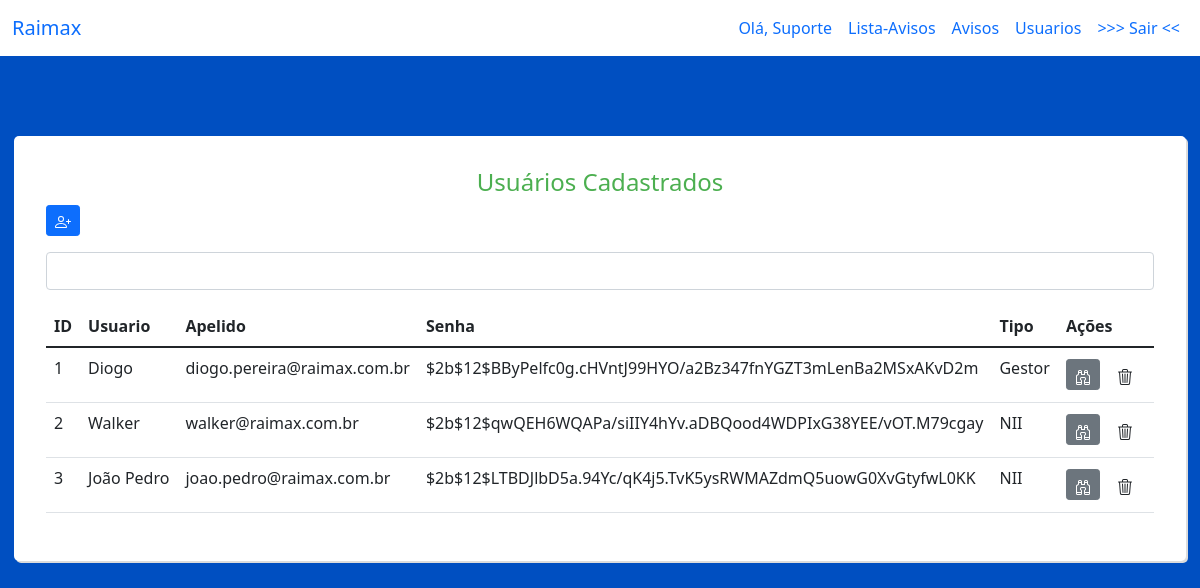
The page /usuarios on the database as committed earlier.
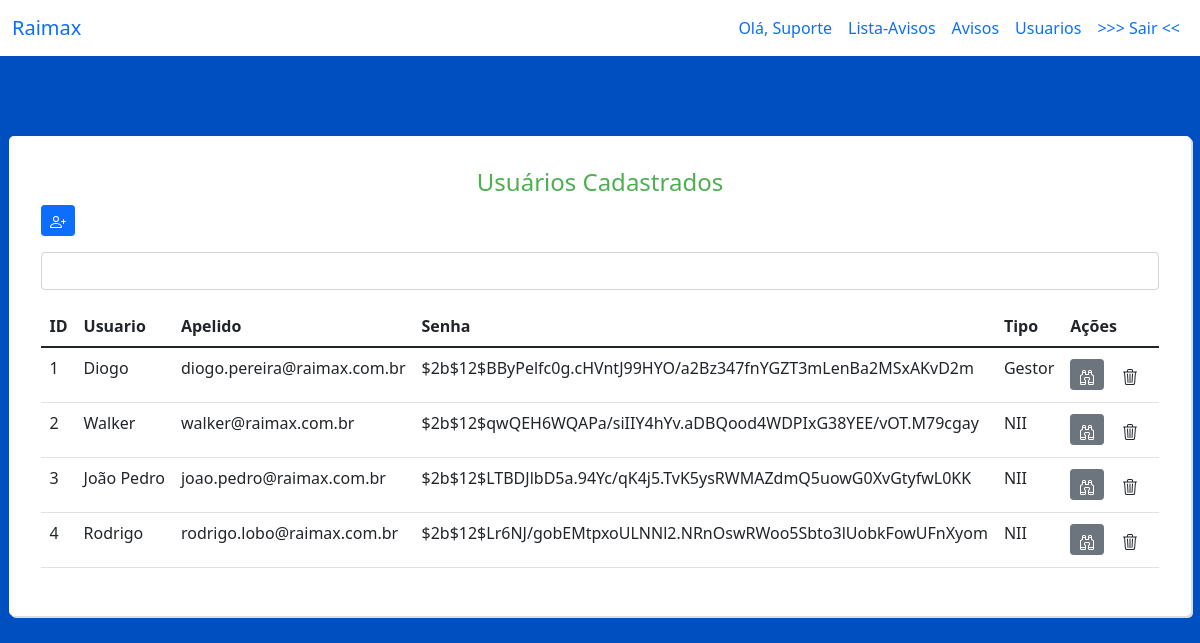
The same page on the database as committed later.
### sqlAlchemy_db.py (models this page shows, shortened)
class User(Base):
    __tablename__ = 'usuarios'
    idsuario = Column( Integer, primary_key=True, autoincrement=True)
    usuario = Column(String(100))
    apelido = Column(String(50))
    senha = Column(String(300))
    tipo = Column(String(50))

### main.py (the view)
@app.get("/usuarios", response_class=HTMLResponse)
async def usuarios(request: Request):
    query = sqlAlchemy_db.session.query(sqlAlchemy_db.User).all()
    return templates.TemplateResponse("usuarios.html", {"request": request, "login": query})

### templates/usuarios.html (shortened to what this page needs)
<!DOCTYPE html>
<html lang="en">
<head>
    <link href="{{ url_for('static', path='css/user.css') }}" rel="stylesheet">
    <link href="https://cdn.jsdelivr.net/npm/bootstrap@5.1.3/dist/css/bootstrap.min.css" rel="stylesheet">
</head>
<body style="background-color:#004FC1;" >
<nav class="navbar navbar-expand-sm bg-white navbar-white">
  <div class="container-fluid">
    <a class="navbar-brand" href="#">Raimax</a>
    <div class="collapse navbar-collapse nav justify-content-end" id="collapsibleNavbar">
      <ul class="navbar-nav navbar-dark justify-content-end">
            <li class="nav-item">
              <a class="nav-link" href="#">Olá, Suporte</a>
            </li>
           <li class="nav-item">
              <a class="nav-link" href="listaviso">Lista-Avisos</a>
            </li>
            <li class="nav-item">
              <a class="nav-link" href="aviso">Avisos</a>
            </li>
            <li class="nav-item">
              <a class="nav-link" href="usuarios">Usuarios</a>
            </li>
          <li class="nav-item">
              <a class="nav-link" href="/">>>> Sair <<</a>
            </li>
      </ul>
    </div>
  </div>
</nav>
<div class="flex-container">
    <div id="divcentroUser">
        <h4>Usuários Cadastrados</h4>
        <table class="table">
            <p><button type="button" class="btn btn-primary btn-sm" data-bs-toggle="modal" data-bs-target="#myModalNovoUsuario"></button></p>
                        <p><input type="text" class="form-control" ></p>
            <thead>
              <tr>
                <th>ID</th>
                <th>Usuario</th>
                <th>Apelido</th>
                <th>Senha</th>
                <th>Tipo</th>
                  <th>Ações</th>
              </tr>
            </thead>
            <tbody>
              {% for usr in login %}
                  <tr>
                    <td>{{usr.idsuario}}</td>
                    <td>{{usr.usuario}}</td>
                    <td>{{usr.apelido}}</td>
                    <td>{{usr.senha}}</td>
                    <td>{{usr.tipo}}</td>
                    <td> <a class="btn btn-secondary btn-sm modal-trigger" data-bs-toggle="modal" data-bs-target="#myModal{{usr.idsuario}}"></a>
                    <button type="submit" class="btn btn" data-bs-toggle="modal" data-bs-target="#myModalDELETAR{{usr.idsuario}}"></button></td>
                  </tr>
     {%endfor%}
    </tbody>
  </table>
 </div>
</div>
</body>
</html>

### static/css/user.css (style rules this page uses)
.flex-container { display: flex; background-color:#004FC1; margin:0%; width:auto; height:100vh; justify-content: center; align-items: start; }
#divcentroUser, #divcentroAviso { width:auto; height: auto; background-color: #ffffff; padding:2em; margin-top:5em; border-radius: 5px; box-shadow: 2px 2px #DCDCDC; }
h4 { text-align:center; color: #4CAF50; }
.table { width: 100px; }

Rows that differ between the two databases and show on the page:
added User: idsuario "4", usuario "Rodrigo", apelido "rodrigo.lobo@raimax.com.br", senha "$2b$12$Lr6NJ/gobEMtpxoULNNl2.NRnOswRWoo5Sbto3lUobkFowUFnXyom", tipo "NII"
